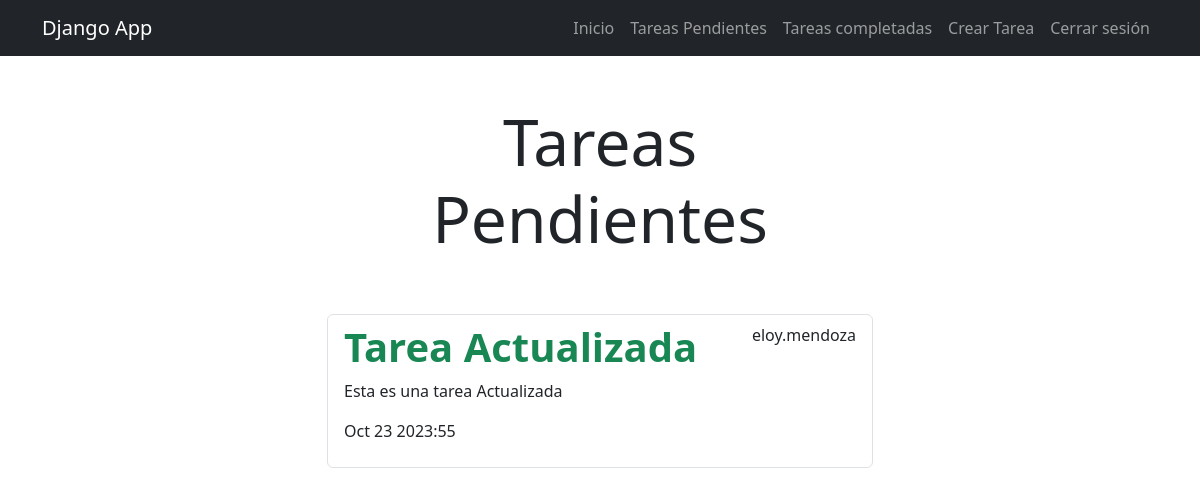
The page /tasks_completed/ (signed in) on the database as committed earlier.
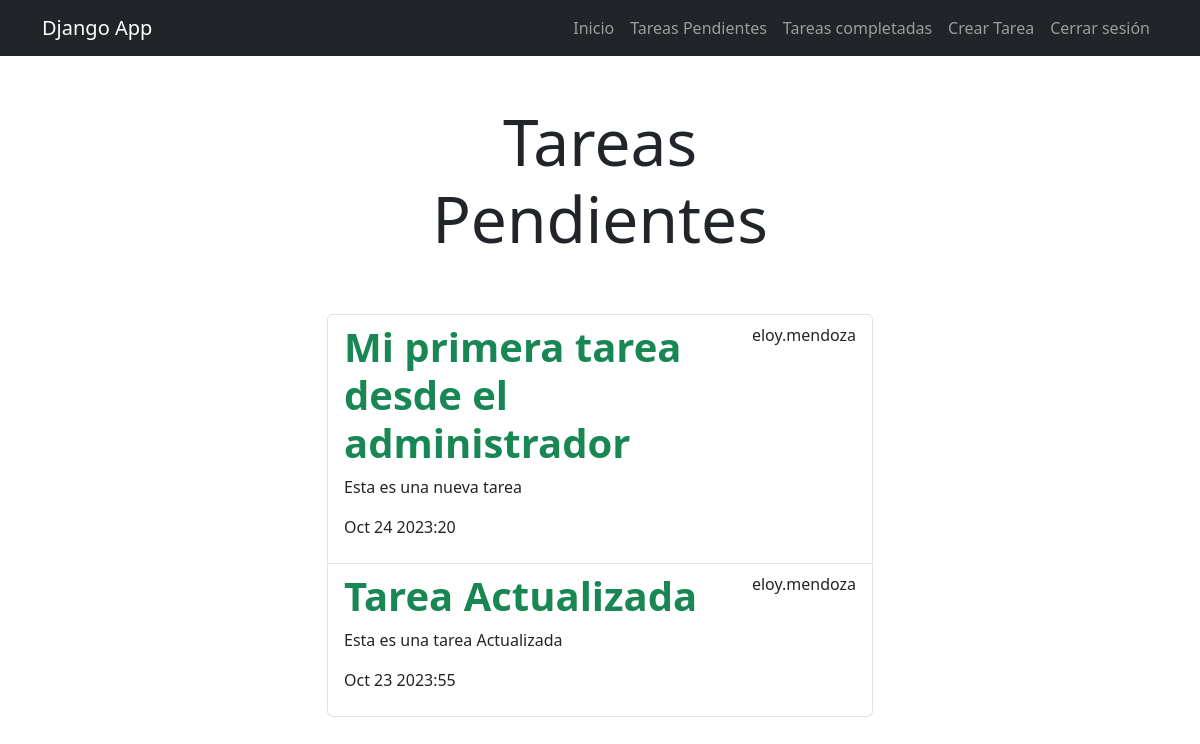
The same page on the database as committed later.
### task/models.py (models this page shows, shortened)
class Task(models.Model):
    title = models.CharField(max_length=100)
    description = models.TextField(blank=False)
    created = models.DateTimeField(auto_now_add=True)
    datecompleted = models.DateTimeField(null=True, blank=True)
    important = models.BooleanField(default=False)
    user = models.ForeignKey(User, on_delete=models.CASCADE)

### task/views.py (the view)
# urls.py: path('tasks_completed/', views.tasks_completed, name="tasks_completed"),
@login_required
def tasks_completed(request):
    tasks = Task.objects.filter(user = request.user, datecompleted__isnull=False).order_by('-datecompleted')
    return render(request, 'tasks.html', {'tasks': tasks})

### task/templates/tasks.html
{% extends 'base.html' %}
{% block content %}
<main class="container">
    <div class="row">
        <div class="col-md-6 offset-3">
            <h1 class="text-center display-3 py-5">Tareas Pendientes</h1>
            <ul class="list-group">
                {% for task in tasks %}
                <a class="list-group-item" href="{% url 'task_detail' task.id %}">
                    <header class="d-flex justify-content-between">
                        {% if task.important %}
                        <h1 class="fw-bold text-success">{{task.title}}</h1>
                        {% else %}
                            <h1 class="fw-bold">{{task.title}}</h1>
                        {% endif %}
                        <p>{{task.user.username}}</p>
                    </header>
                    <p>{{task.description}}</p>
                    <p>{{task.datecompleted|date:'M j Y:i'}}</p>
                </a>
                {% endfor %}
            </ul>
        </div>
    </div>
</main>
{% endblock %}

Rows that differ between the two databases and show on the page:
now on this page (row edited): Task: title "Mi primera tarea desde el administrador", user.username "eloy.mendoza", description "Esta es una nueva tarea", datecompleted "Oct 24 2023:20"
